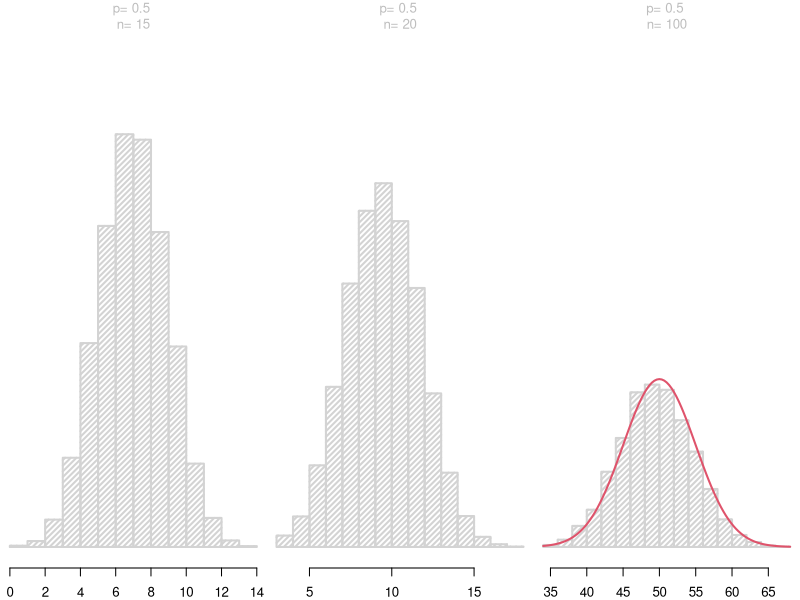
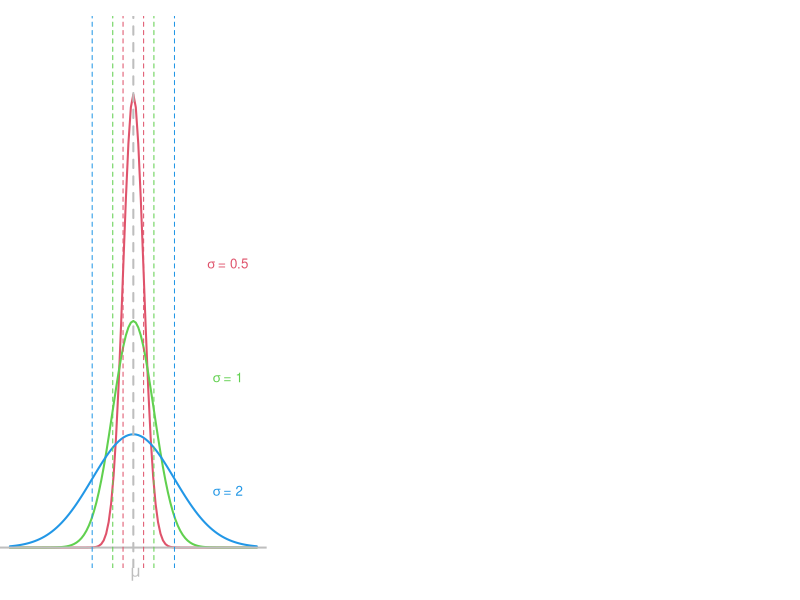
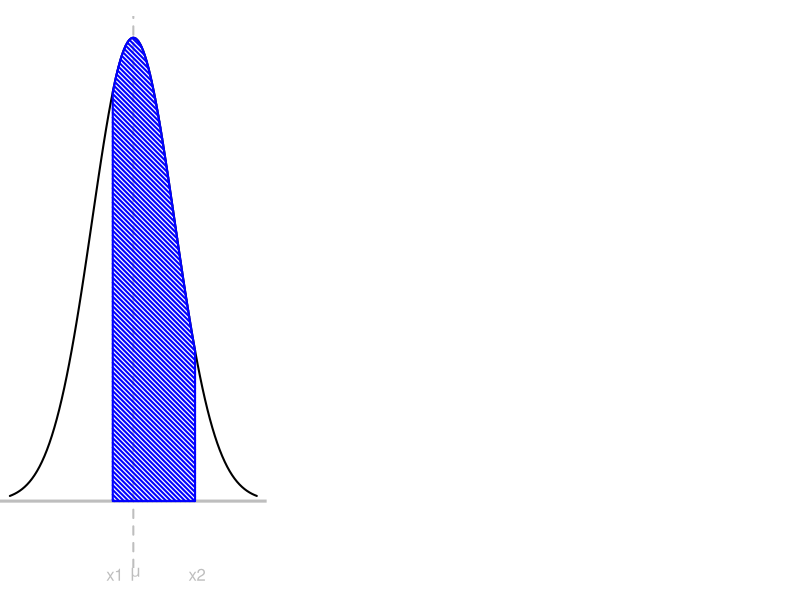
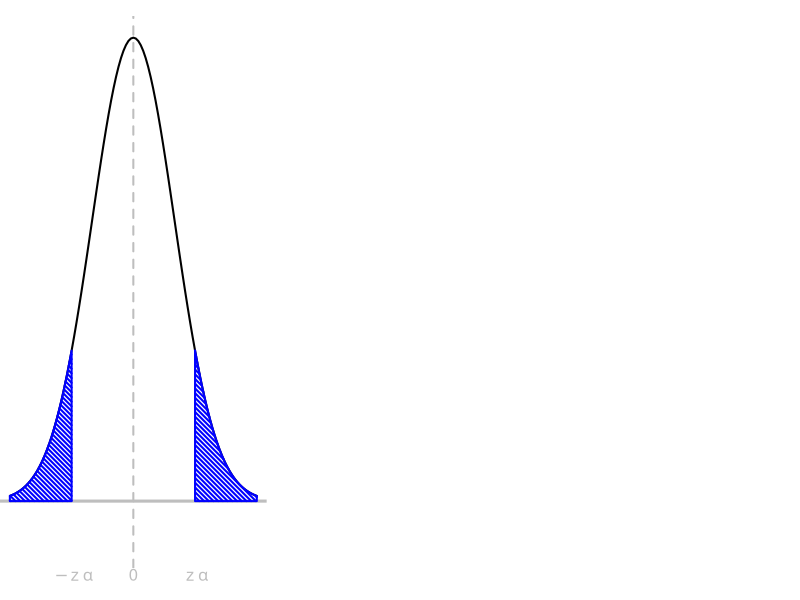

Recreate these plots in R, in order. (Note: this script raises an error after producing the figures.)
## ---- chunk 1
N <- c(15, 20, 100)
p <- 0.5

par(mfrow =c(1, length(N)), 
    oma = c(0,0,0,0),
    mar = c(2,0,0,0),
    col ="gray", lwd=2, cex = 0.8)
for (n in N){
  x <- rbinom(10000, n, p)
  hist(x, freq=FALSE, ylim=c(0,0.25), density = 25,
       yaxt = "n",
       xlab = "", ylab = "",
       main = "")
  mtext(paste("p=", p, "\nn=", n), side = 3, line =-2, cex=0.8)
}
  m <- n*p
  s <- sqrt(n*p*(1-p) )
  z <- seq(-10,20, 1000)
  curve(dnorm(x, m, s), add=TRUE, col=2)
## ---- chunk 2

par(oma = c(0,0,0,0),
    mar = c(2,0,1,0))

x <- seq(-6, 6, by = 0.05)
plot(NULL, type = "n", bty = "n", yaxt = "n",
     xlab = "", ylab = "", axes = FALSE,
     xlim = c(min(x),max(x)), 
     ylim = c(0,0.9))
mu <- 0
sigma <- c(0.5, 1, 2)
i <- 1
for (s in sigma){
  curve(dnorm(x, mu, s), add = TRUE, 
        col = i+1, lwd = 2)
  i <- i+1
}
abline(v = 0, lty="dashed", lwd=2)
abline(h = 0, lwd=2)
abline(v = c(-0.5, 0.5), lty="dashed", col = 2, lwd=1)
abline(v = c(-1, 1), lty="dashed", col = 3, lwd=1)
abline(v = c(-2, 2), lty="dashed", col = 4, lwd=1)

text(4.5, 0.5, expression(~ sigma ~ "= 0.5"), cex=1, col = 2)
text(4.5, 0.3, expression(~ sigma ~ "= 1"),   cex=1, col = 3)
text(4.5, 0.1, expression(~ sigma ~ "= 2"),   cex=1, col = 4)
mtext(expression(~ mu), at = mu, side = 1, line=0, cex = 1)
## ---- chunk 3
mu <- 0
sd <- 2

par(oma = c(0,0,0,0),
    mar = c(2,0,1,0))

x <- seq(-6, 6, by = 0.05)
x1 <- -1
x2 <- 3

plot(NULL, type = "n", bty = "n", yaxt = "n",
     xlab = "", ylab = "", axes = FALSE,
     xlim = c(min(x),max(x)), 
     ylim = c(-0.02,0.2))

curve(dnorm(x, mu, sd), add = TRUE, 
        col = 1, lwd = 2)
abline(h=0, lwd=3)
abline(v=0, lty="dashed")

i <- x >= x1 & x <= x2
hx <- dnorm(x, mu, sd)
polygon(c(x1, x[i], x2), c(0, hx[i], 0), 
        density = 30, angle = 135,
        col = "blue") 
# text(x1, -0.015, expression(~ x1 ),  cex=1, col = 1)
# text(x2, -0.015, expression(~ x2 ),  cex=1, col = 1)
# text(mu, -0.02, expression(~ mu ),  cex=1, col = 1)

mtext(expression(~ x1), at = x1, side = 1, line = 0 )
mtext(expression(~ x2), at = x2, side = 1, line = 0 )
mtext(expression(~ mu ), at = mu, side = 1, line = 0 )
## ---- chunk 4
mu <- 0
sd <- 2

par(oma = c(0,0,0,0), 
    mar = c(2,0,1,0))

x <- seq(-6, 6, by = 0.05)
x1 <- -3
x2 <- 3

plot(NULL, type = "n", bty = "n", yaxt = "n",
     xlab = "", ylab = "", axes = FALSE,
     xlim = c(min(x),max(x)), 
     ylim = c(-0.02,0.2))

curve(dnorm(x, mu, sd), add = TRUE, 
        col = 1, lwd = 2)
abline(h=0, lwd=3)
abline(v=0, lty="dashed")

i <- x <= x1 
j <- x >= x2
hx <- dnorm(x, mu, sd)
polygon(c(min(x), x[i], x1), c(0, hx[i], 0), 
        density = 30, angle = 135,
        col = "blue") 
polygon(c(x2, x[j], max(x)), c(0, hx[j], 0), 
        density = 30, angle = 135,
        col = "blue") 
# text(x1, -0.02, expression(~ -z ~alpha),  cex=1, col = 1, pos=1)
# text(x2, -0.02, expression(~ z ~alpha),  cex=1, col = 1)
# text(mu, -0.02, 0,  cex=1, col = 1)

mtext(expression(~ -z ~alpha), at = x1, side = 1, line = 0 )
mtext(expression(~  z ~alpha), at = x2, side = 1, line = 0 )
mtext(mu, at = 0, side = 1, line = 0 )
## ---- chunk 5
knitr::include_graphics("img/distr-normal-a.png")
## ---- chunk 6
knitr::include_graphics("img/distr-normal-b.png")
## ---- chunk 7
knitr::include_graphics("img/distr-normal-c.png")
## ---- chunk 8
knitr::include_graphics("img/distr-normal-d.png")
## ---- chunk 9
knitr::include_graphics("img/distr-normal-regra-empirica.png")
## ---- chunk 10
knitr::include_graphics("img/distr-normal-regra-empirica-tabela.png")
## ---- chunk 11
n <- 50
p <- 0.5

par(mfrow=c(1,1),
    oma = c(0,0,0,0),
    mar = c(2,0,1,0),
    #font = 2,font.axis = 2, font.label=2, 
    col ="gray", lwd=2)

  x <- rbinom(10000, n, p)
  
  hist(x, freq=FALSE, ylim=c(0, 0.12), density = 15, cex = 1,
       yaxt = "n", axes = FALSE,
       xlab = "", ylab = "",
       main = "")
  axis(1, at = seq(15, 35, by = 2), labels = FALSE)
  axis(1, at = c(21, 29), labels = c("i", "j"), 
       cex.axis=1, font.axis = 4, family = "serif")
  segments(21, 0, 21, dbinom(21, n, p), col = "red", lty="dashed" )
  segments(29, 0, 29, dbinom(29, n, p), col = "red", lty="dashed" )
  
  text(29, 0.10, expression(~ f(x)), 
       cex = 1, col = 2, font = 4, family = "serif")

  m <- n*p
  s <- sqrt(n*p*(1-p) )
  z <- seq(-10,20, 1000)
  curve(dnorm(x, m, s), add=TRUE, col=2)
## ---- chunk 12
par(mfrow=c(1,1),
    oma = c(0,0,0,0),
    mar = c(2,0,1,0))

  n <- 200
  p <- 0.98
  x <- rbinom(10000, n, p)

  h <- hist(x, plot=FALSE)
  cuts <- cut(h$breaks, c(0, 196, Inf))
  plot(h, freq=FALSE,
       xlim=c(185, 207),
       ylim=c(0, 0.22),
       #breaks = 185:205,
       yaxt = "n",
       main = "", xlab = "", ylab = "",
       cex.axis = 0.8,
       col=c("gray", 4)[cuts])

  m <- n*p
  s <- sqrt(n*p*(1-p) )
  curve(dnorm(x, m, s), add=TRUE, col=2, lwd=2)
  abline(v = 197, lty = "dashed", col =4, lwd = 2)
## ---- chunk 13
par(mfrow=c(1,1),
    oma = c(0,0,0,0),
    mar = c(2,0,1,0))

  n <- 200
  p <- 0.98
  x <- rbinom(10000, n, 1-p)
  y <- rpois(10000, lambda = n*(1-p))
  
  h1 <- hist(x, plot = FALSE)
  h2 <- hist(y, plot = FALSE)
  cuts <- cut(h1$breaks, c(-Inf, 1, Inf))
  plot(h1, freq=FALSE,
       xlim=range(c(h1$breaks,h2$breaks)),
       ylim=c(0, 0.22),
       yaxt = "n",
       main = "", xlab = "", ylab = "",
       cex.axis = 0.8,
       col=c( 4, "gray")[cuts])
  plot(h2, freq=FALSE, add = TRUE, density = 25, col = "red")

  abline(v = 2, lty = "dashed", col = 4, lwd = 2)
  
  leg.txt <- c("Binomial", "Poisson")
  legend(5, 0.2, leg.txt, 
         pch = 19, col = c("gray", "red"), 
         bty="n", cex = 1)
## ---- chunk 14
Nsim <- 1000 # no. de voos simulados
Nrep <- 100  # no. de replicações
simula_voo <- matrix(rbinom(Nsim*Nrep, size = 200, prob = 0.98),
                     ncol = Nrep)

overbook <- simula_voo > 197
frel_overbook <- colMeans(overbook)

par(mfrow=c(1,1),
    #oma = c(1,1,1,1),
    mar = c(4,0,1,0))
h <- hist(frel_overbook, plot = FALSE)
plot(h, freq=FALSE, density = 35,
     xlim=c(0.18, 0.3),
     yaxt = "n",
     main = "freq. relativa de 'overbooking'", 
     xlab = "", ylab = "",
     cex.axis = 0.8,
     cex.main = 0.8,
     col="gray")
abline(v = mean(frel_overbook), col = 2, lty = "dashed", lwd = 2)
mtext(paste("P.est [X > 197] =", round(mean(frel_overbook), digits=3)), 
      side = 1, line = 3, col = 2, cex = 1)
## ---- chunk 15
# carrega dados
consumo <- scan("data/CONSUMO.txt")

# produz resumo numérico dos dados
summary(consumo)
## ---- chunk 16
consumo <- scan("data/CONSUMO.txt")
par(mfrow=c(1,1),
    #oma = c(1,2,1,1),
    mar = c(4,3,1,0))
hist(consumo, freq = FALSE, 
     main = "", 
     ylab = "Freq. Relativa",
     xlab = "km/l", 
     cex.axis = 0.8,
     cex.lab = 0.8)

  m <- mean(consumo)
  s <- sd(consumo)
  curve(dnorm(x, m, s), add=TRUE, col="red", lwd=2)
## ---- chunk 17
# calcula amplitude interquartis
IQR <- diff(quantile(consumo, probs = c(0.25, 0.75))) 
# razão entre amplitude interquartis e desvio-padrão amostral
IQR/sd(consumo)
## ---- chunk 18
par(mfrow=c(1,1),
    #oma = c(1,2,1,1),
    mar = c(4,4.5,1,0))
qqnorm(consumo, main = "", 
       cex.lab = 2,
       cex.axis = 2,
       pch = 19)
qqline(consumo, col = "red")
